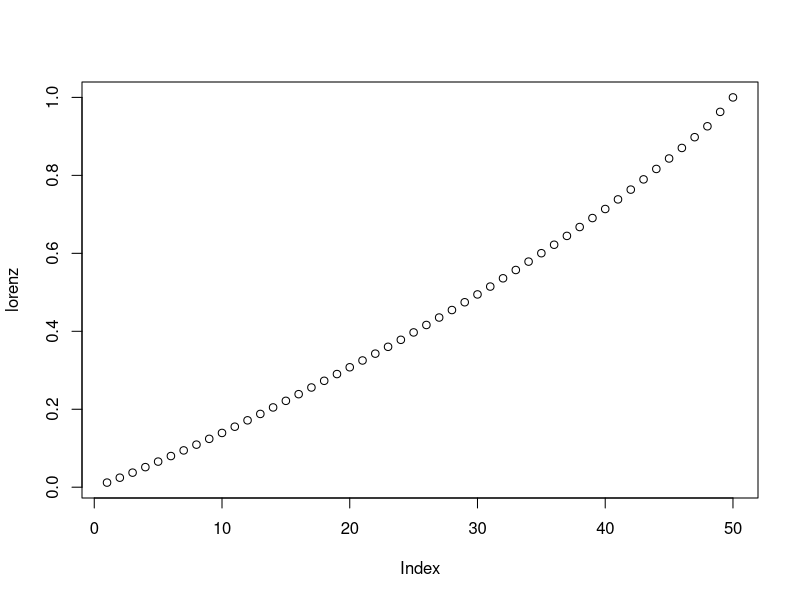
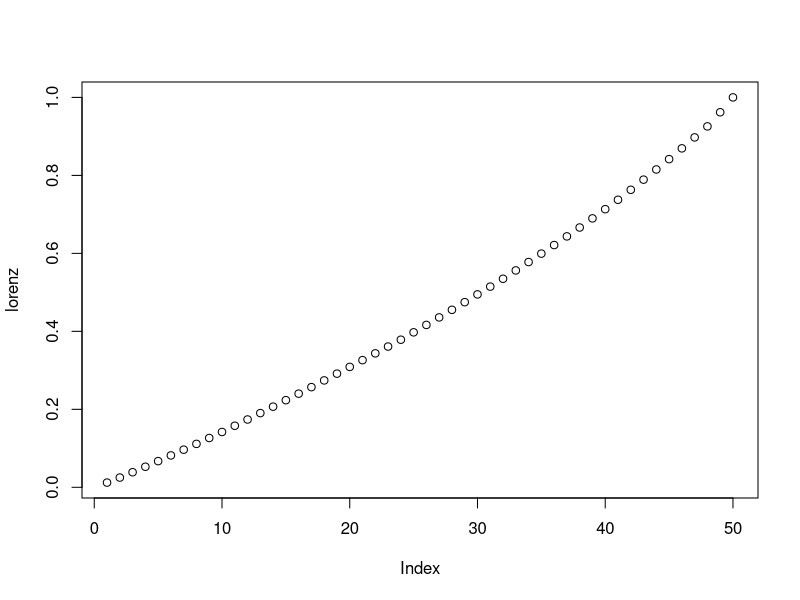
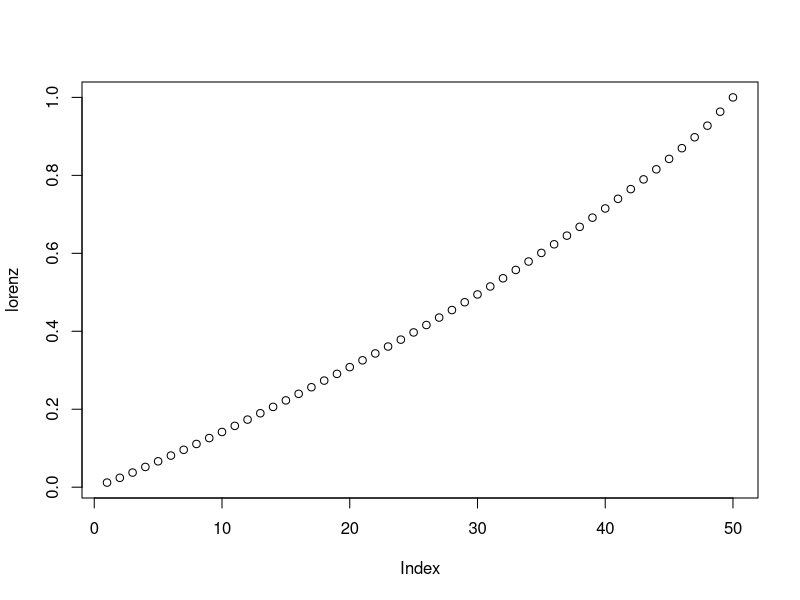
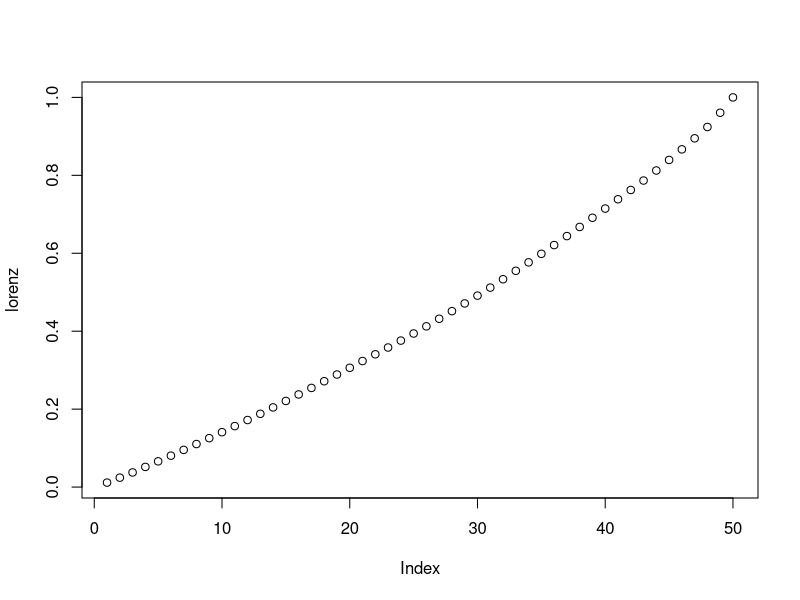
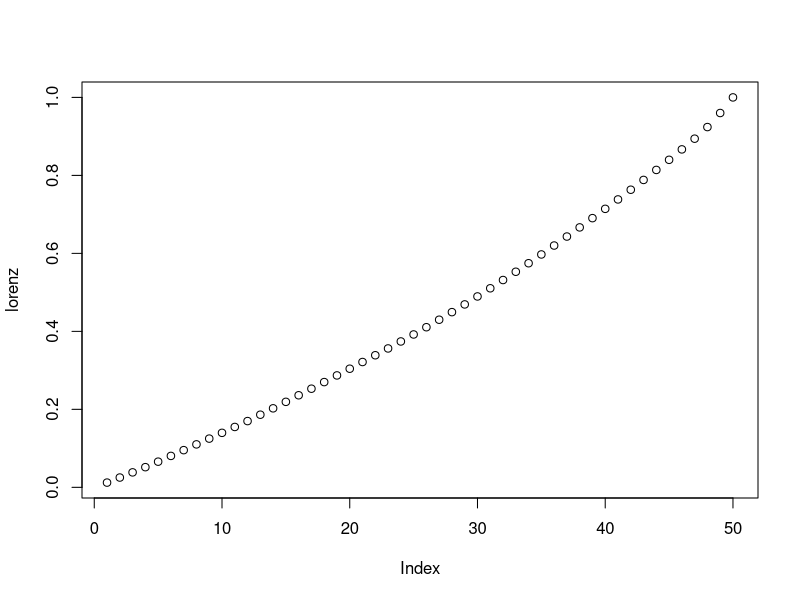
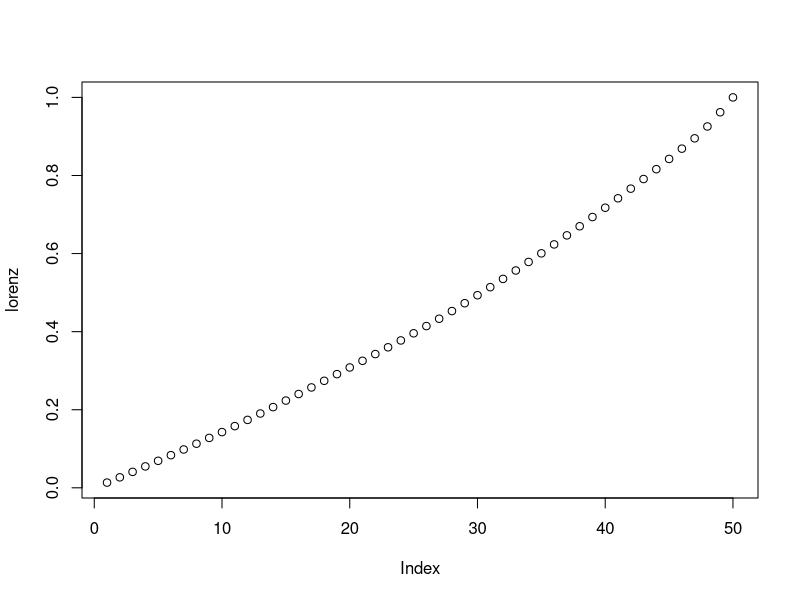
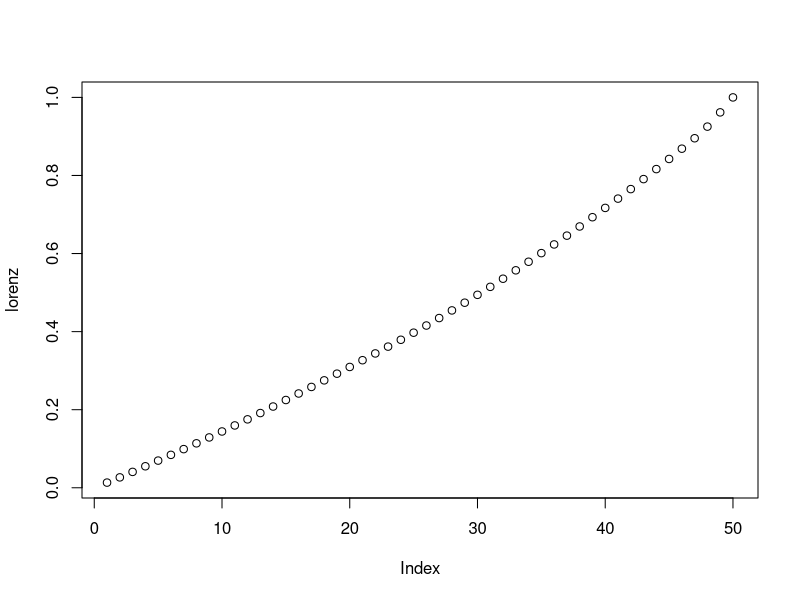
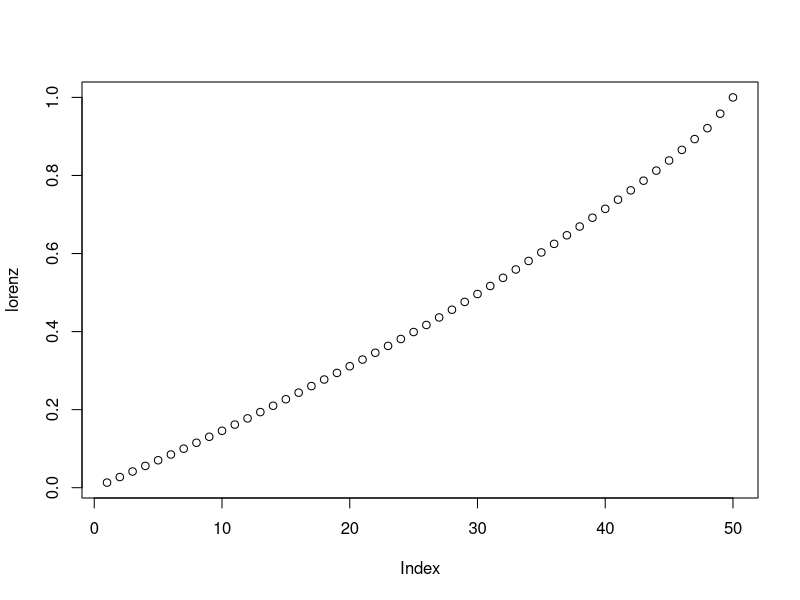

Write the R code that produced these figures, in order.
#!/usr/bin/Rscript

# Extract energy consumption (BTU) data.
rdata = read.csv("use_all_btu.csv")
tdata = rdata[rdata$State == "US",] # Totals
sdata = rdata[rdata$State != "US",] # Per-state

# TETCB total energy consumption
# TPOPP total population (in thousands)
tetcb = sdata[sdata$MSN == "TETCB",]
tpopp = sdata[sdata$MSN == "TPOPP",]

rownames(tetcb) = tetcb$State
rownames(tpopp) = tpopp$State

drop_rows = c("State", "MSN")

tetcb = tetcb[,!(names(tetcb) %in% drop_rows)]
tpopp = tpopp[,!(names(tpopp) %in% drop_rows)]

# Per-capita energy consumption
tecpc = tetcb / tpopp

# For each year
ldata = tecpc
gini = c()
for (n in names(ldata)) {
	# Obtain the lorenz curve
	ydata = setNames(ldata[,n], rownames(ldata))
	ydata = ydata[0:50]
	lorenz = cumsum(sort(ydata / sum(ydata)))

	# Plot the lorenz curve
	plot(lorenz)

	# Calculate the gini coefficient
	gini = c(gini, 2 * (0.5 - sum(lorenz) / length(lorenz)))
}

names(gini) = names(ldata)
plot(gini)
